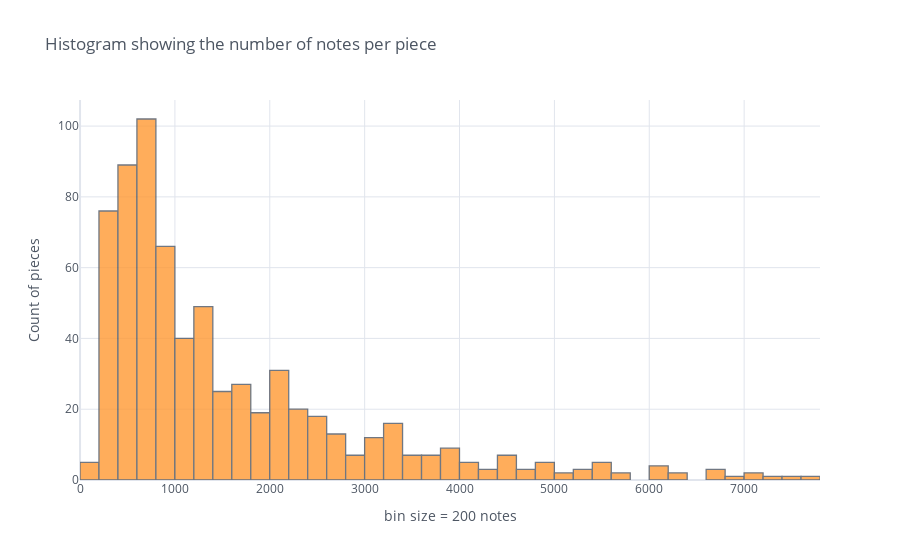

The notebook cell saved with this chart:
### Markdown cell above
As noted in class, this distribution shows how often every key of the piano is pressed if you play all notes of all pieces in the middle octave. The plot reveals that

* the white keys [0, 2, 4, 5, 7, 9, 11] will be pressed more frequently than the black keys [1, 3, 6, 8, 10],
* Bb/A# is the most frequent black key,
* B/Cb  is the least frequent white key.

### How many notes in one piece?

### Code cell
notes.groupby('id').size().iplot('hist', bins=50, title='Histogram showing the number of notes per piece', xTitle='bin size = 200 notes', yTitle='Count of pieces')

### Figure 1 — Plotly figure (JSON) as saved in the notebook; plotly's stock layout.template omitted (floating-point values rounded to 4 significant figures; data arrays with more than 128 entries replaced by an {"elided": "..."} marker saying what was removed)
{"data": [{"histfunc": "count", "histnorm": "", "marker": {"color": "rgba(255, 153, 51, 1.0)", "line": {"color": "#4D5663", "width": 1.3}}, "nbinsx": 50, "opacity": 0.8, "orientation": "v", "type": "histogram", "x": {"elided": "688 int values"}}], "layout": {"autosize": true, "barmode": "overlay", "legend": {"bgcolor": "#FFFFFF", "font": {"color": "#4D5663"}}, "paper_bgcolor": "#FFFFFF", "plot_bgcolor": "#FFFFFF", "title": {"font": {"color": "#4D5663"}, "text": "Histogram showing the number of notes per piece"}, "xaxis": {"autorange": true, "gridcolor": "#E1E5ED", "range": [-0.5, 7800.0], "showgrid": true, "tickfont": {"color": "#4D5663"}, "title": {"font": {"color": "#4D5663"}, "text": "bin size = 200 notes"}, "type": "linear", "zerolinecolor": "#E1E5ED"}, "yaxis": {"autorange": true, "gridcolor": "#E1E5ED", "range": [0, 107.4], "showgrid": true, "tickfont": {"color": "#4D5663"}, "title": {"font": {"color": "#4D5663"}, "text": "Count of pieces"}, "zerolinecolor": "#E1E5ED"}}}
